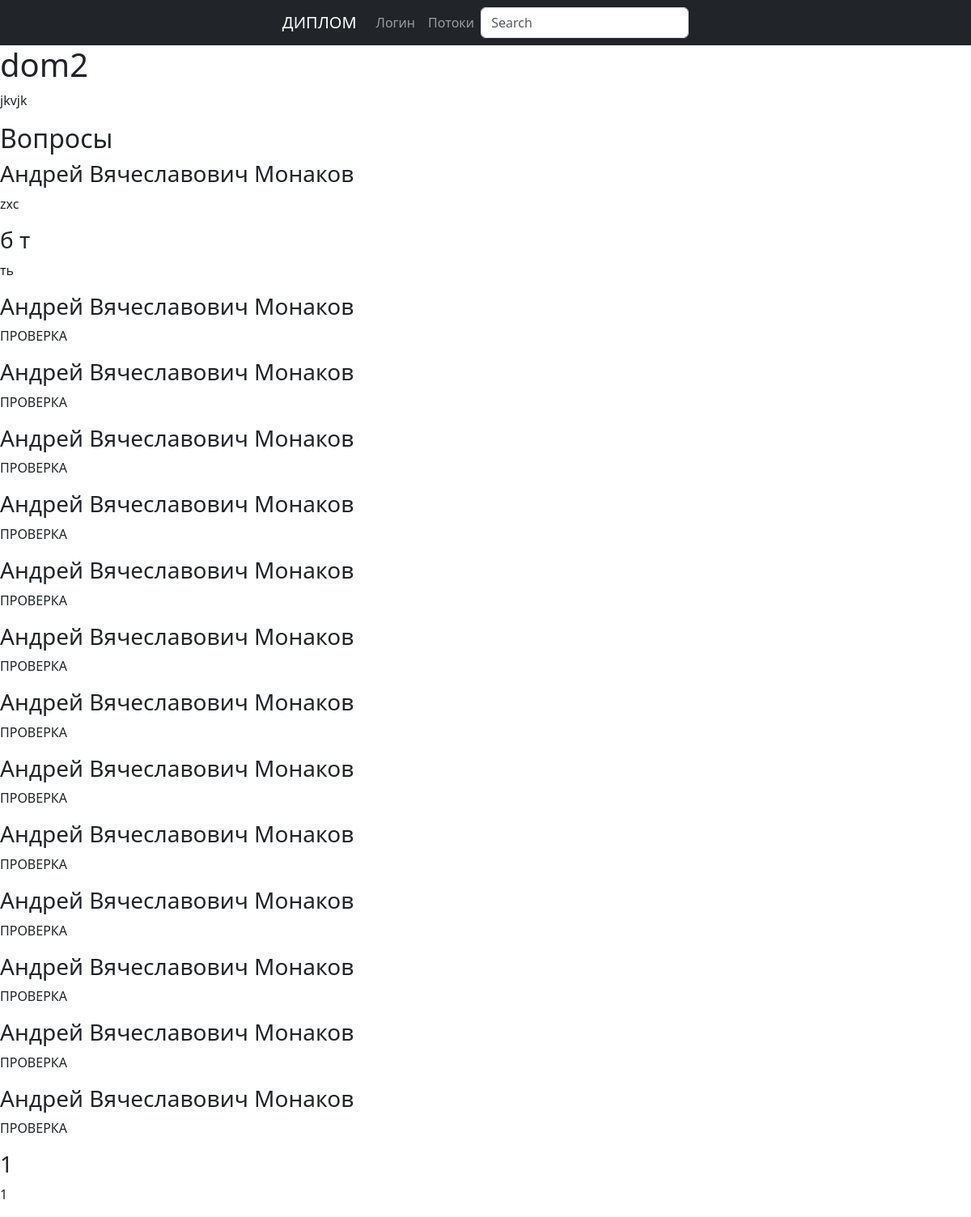
The page /bigcourse/1/course/4/ on the database its author committed.
### base/models.py (models this page shows, shortened)
class Course(models.Model):
    bigcourse = models.ForeignKey(BigCourse, on_delete= models.CASCADE, null = True)
    host = models.ForeignKey(User, on_delete=models.SET_NULL, null = True)
    name = models.CharField(max_length=100)
    description = models.TextField(max_length=255, default='')
    created_date = models.DateField(auto_now_add=True)
    completion_date = models.DateField(null=True, blank=True)
    min_progress = models.IntegerField(default=0)
    progress = models.IntegerField(default=0)
    order = models.IntegerField(default=1)

class Question(models.Model):
    user= models.ForeignKey(User, on_delete=models.CASCADE)
    bigcourse = models.ForeignKey(BigCourse, on_delete= models.CASCADE, null = True)
    course = models.ForeignKey(Course, on_delete= models.CASCADE)
    name = models.CharField(max_length=100)
    vopros = models.TextField(default='')
    otvet = models.TextField(default='')
    points = models.IntegerField(default=1)

### base/views.py (the view)
# urls.py: path('bigcourse/<str:pk>/course/<str:pk_1>/', views.course, name='course'),
def course(request, pk, pk_1):
    bigcourse = BigCourse.objects.get(id=pk)
    course = Course.objects.get(id=pk_1)
    questions = Question.objects.filter(course=course)
    if BigCourse.objects.filter(course=course).first().id != bigcourse.id:
        return HttpResponse('ухади')
    context = {'course': course, 'questions': questions}
    return render(request, 'courses/course.html', context)

### base/templates/courses/course.html (shortened to what this page needs)
{% extends 'main.html' %}
{% block content %}
  <h1>{{ course.name }}</h1>
  <p>{{ course.description }}</p>
  <h2>Вопросы</h2>
  {% for question in questions %}
    <div class="question-card">
      <h3>{{ question.name }}</h3>
      <p>{{ question.vopros }}</p>
    </div>
  {% endfor %}
{% endblock %}

### rows shown on the page
Course: name "dom2", description "jkvjk"
Question: name "Андрей Вячеславович Монаков", vopros "zxc"
Question: name "б т", vopros "ть"
Question: name "Андрей Вячеславович Монаков", vopros "ПРОВЕРКА"
Question: name "Андрей Вячеславович Монаков", vopros "ПРОВЕРКА"
Question: name "Андрей Вячеславович Монаков", vopros "ПРОВЕРКА"
Question: name "Андрей Вячеславович Монаков", vopros "ПРОВЕРКА"
Question: name "Андрей Вячеславович Монаков", vopros "ПРОВЕРКА"
Question: name "Андрей Вячеславович Монаков", vopros "ПРОВЕРКА"
Question: name "Андрей Вячеславович Монаков", vopros "ПРОВЕРКА"
Question: name "Андрей Вячеславович Монаков", vopros "ПРОВЕРКА"
Question: name "Андрей Вячеславович Монаков", vopros "ПРОВЕРКА"
Question: name "Андрей Вячеславович Монаков", vopros "ПРОВЕРКА"
Question: name "Андрей Вячеславович Монаков", vopros "ПРОВЕРКА"
Question: name "Андрей Вячеславович Монаков", vopros "ПРОВЕРКА"
Question: name "Андрей Вячеславович Монаков", vopros "ПРОВЕРКА"
Question: name "1", vopros "1"
